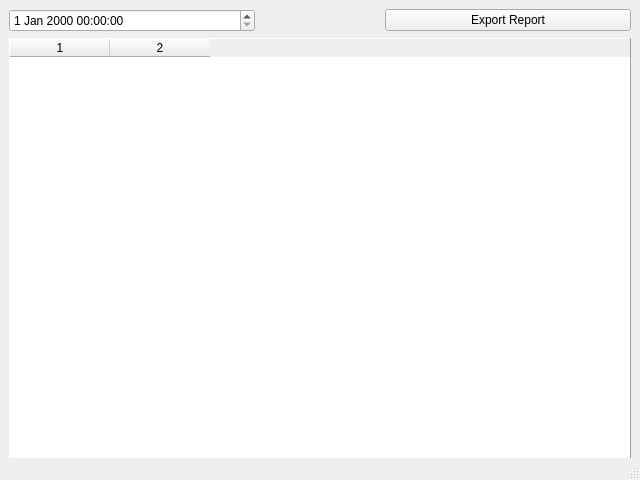
<?xml version="1.0" encoding="UTF-8"?>
<ui version="4.0">
 <class>MainWindow</class>
 <widget class="QMainWindow" name="MainWindow">
  <property name="geometry">
   <rect>
    <x>0</x>
    <y>0</y>
    <width>640</width>
    <height>480</height>
   </rect>
  </property>
  <property name="sizePolicy">
   <sizepolicy hsizetype="MinimumExpanding" vsizetype="MinimumExpanding">
    <horstretch>0</horstretch>
    <verstretch>0</verstretch>
   </sizepolicy>
  </property>
  <property name="minimumSize">
   <size>
    <width>640</width>
    <height>480</height>
   </size>
  </property>
  <property name="windowTitle">
   <string>MainWindow</string>
  </property>
  <widget class="QWidget" name="centralwidget">
   <layout class="QGridLayout" name="gridLayout">
    <item row="0" column="0">
     <layout class="QHBoxLayout" name="horizontalLayout" stretch="2,1,2">
      <item>
       <widget class="QDateTimeEdit" name="dateTimeEdit"/>
      </item>
      <item>
       <spacer name="horizontalSpacer">
        <property name="orientation">
         <enum>Qt::Horizontal</enum>
        </property>
        <property name="sizeHint" stdset="0">
         <size>
          <width>40</width>
          <height>20</height>
         </size>
        </property>
       </spacer>
      </item>
      <item>
       <widget class="QPushButton" name="exportreport">
        <property name="text">
         <string>Export Report</string>
        </property>
       </widget>
      </item>
     </layout>
    </item>
    <item row="1" column="0">
     <widget class="QTableWidget" name="tableWidget">
      <property name="sizePolicy">
       <sizepolicy hsizetype="Expanding" vsizetype="Expanding">
        <horstretch>0</horstretch>
        <verstretch>0</verstretch>
       </sizepolicy>
      </property>
      <property name="minimumSize">
       <size>
        <width>600</width>
        <height>440</height>
       </size>
      </property>
      <property name="tabletTracking">
       <bool>true</bool>
      </property>
      <property name="autoFillBackground">
       <bool>true</bool>
      </property>
      <property name="frameShape">
       <enum>QFrame::Panel</enum>
      </property>
      <property name="frameShadow">
       <enum>QFrame::Raised</enum>
      </property>
      <property name="sizeAdjustPolicy">
       <enum>QAbstractScrollArea::AdjustToContentsOnFirstShow</enum>
      </property>
      <property name="textElideMode">
       <enum>Qt::ElideMiddle</enum>
      </property>
      <property name="gridStyle">
       <enum>Qt::DashLine</enum>
      </property>
      <property name="columnCount">
       <number>2</number>
      </property>
      <column/>
      <column/>
     </widget>
    </item>
   </layout>
  </widget>
  <widget class="QStatusBar" name="statusbar"/>
 </widget>
 <resources/>
 <connections/>
</ui>
